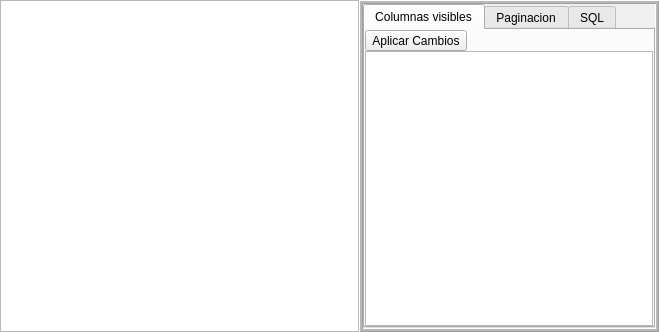
<ui version="4.0" >
 <author></author>
 <comment></comment>
 <exportmacro></exportmacro>
 <class>SubForm3Base</class>
 <widget class="QWidget" name="SubForm3Base" >
  <property name="geometry" >
   <rect>
    <x>0</x>
    <y>0</y>
    <width>659</width>
    <height>332</height>
   </rect>
  </property>
  <property name="windowTitle" >
   <string>Configuracion Subformularios</string>
  </property>
  <layout class="QHBoxLayout" >
   <property name="margin" >
    <number>0</number>
   </property>
   <property name="spacing" >
    <number>0</number>
   </property>
   <item>
    <widget class="QTableWidget2" name="mui_list" >
     <property name="sizePolicy" >
      <sizepolicy>
       <hsizetype>5</hsizetype>
       <vsizetype>7</vsizetype>
       <horstretch>0</horstretch>
       <verstretch>0</verstretch>
      </sizepolicy>
     </property>
     <property name="editTriggers" >
      <set>QAbstractItemView::AllEditTriggers</set>
     </property>
    </widget>
   </item>
   <item>
    <widget class="QFrame" name="mui_configurador" >
     <property name="sizePolicy" >
      <sizepolicy>
       <hsizetype>5</hsizetype>
       <vsizetype>5</vsizetype>
       <horstretch>0</horstretch>
       <verstretch>0</verstretch>
      </sizepolicy>
     </property>
     <property name="maximumSize" >
      <size>
       <width>300</width>
       <height>16777215</height>
      </size>
     </property>
     <property name="autoFillBackground" >
      <bool>true</bool>
     </property>
     <property name="frameShape" >
      <enum>QFrame::Box</enum>
     </property>
     <property name="frameShadow" >
      <enum>QFrame::Raised</enum>
     </property>
     <property name="midLineWidth" >
      <number>2</number>
     </property>
     <layout class="QHBoxLayout" >
      <property name="margin" >
       <number>0</number>
      </property>
      <property name="spacing" >
       <number>0</number>
      </property>
      <item>
       <widget class="QTabWidget" name="mui_selectorsubform3" >
        <property name="sizePolicy" >
         <sizepolicy>
          <hsizetype>5</hsizetype>
          <vsizetype>7</vsizetype>
          <horstretch>0</horstretch>
          <verstretch>0</verstretch>
         </sizepolicy>
        </property>
        <property name="toolTip" >
         <string/>
        </property>
        <property name="layoutDirection" >
         <enum>Qt::LeftToRight</enum>
        </property>
        <property name="currentIndex" >
         <number>0</number>
        </property>
        <widget class="QWidget" name="tab1" >
         <attribute name="title" >
          <string>Columnas visibles</string>
         </attribute>
         <layout class="QVBoxLayout" >
          <property name="margin" >
           <number>0</number>
          </property>
          <property name="spacing" >
           <number>0</number>
          </property>
          <item>
           <widget class="QToolButton" name="mui_confcol" >
            <property name="text" >
             <string>Aplicar Cambios</string>
            </property>
            <property name="icon" >
             <iconset resource="../bulmages.qrc" >:/Genericos32x32/images/pendientes/i_reload.png</iconset>
            </property>
            <property name="toolButtonStyle" >
             <enum>Qt::ToolButtonTextBesideIcon</enum>
            </property>
           </widget>
          </item>
          <item>
           <widget class="QTableWidget" name="mui_listcolumnas" >
            <property name="selectionMode" >
             <enum>QAbstractItemView::SingleSelection</enum>
            </property>
           </widget>
          </item>
         </layout>
        </widget>
        <widget class="QWidget" name="tab2" >
         <attribute name="title" >
          <string>Paginacion</string>
         </attribute>
         <layout class="QVBoxLayout" >
          <property name="margin" >
           <number>0</number>
          </property>
          <property name="spacing" >
           <number>0</number>
          </property>
          <item>
           <layout class="QHBoxLayout" >
            <property name="margin" >
             <number>0</number>
            </property>
            <property name="spacing" >
             <number>6</number>
            </property>
            <item>
             <widget class="QToolButton" name="mui_appag" >
              <property name="text" >
               <string>Aplicar Cambios</string>
              </property>
              <property name="icon" >
               <iconset resource="../bulmages.qrc" >:/Genericos32x32/images/pendientes/i_reload.png</iconset>
              </property>
              <property name="toolButtonStyle" >
               <enum>Qt::ToolButtonTextBesideIcon</enum>
              </property>
             </widget>
            </item>
            <item>
             <spacer>
              <property name="orientation" >
               <enum>Qt::Horizontal</enum>
              </property>
              <property name="sizeHint" >
               <size>
                <width>40</width>
                <height>20</height>
               </size>
              </property>
             </spacer>
            </item>
           </layout>
          </item>
          <item>
           <layout class="QVBoxLayout" >
            <property name="margin" >
             <number>0</number>
            </property>
            <property name="spacing" >
             <number>6</number>
            </property>
            <item>
             <layout class="QGridLayout" >
              <property name="margin" >
               <number>0</number>
              </property>
              <property name="spacing" >
               <number>6</number>
              </property>
              <item row="2" column="0" >
               <widget class="QLabel" name="label_3" >
                <property name="text" >
                 <string>Total filas:</string>
                </property>
               </widget>
              </item>
              <item row="0" column="0" >
               <widget class="QLabel" name="label" >
                <property name="text" >
                 <string>Filas por pagina:</string>
                </property>
               </widget>
              </item>
              <item row="1" column="0" >
               <widget class="QLabel" name="label_2" >
                <property name="text" >
                 <string>Pagina actual:</string>
                </property>
               </widget>
              </item>
              <item row="2" column="1" >
               <widget class="QLineEdit" name="mui_numfilas" >
                <property name="palette" >
                 <palette>
                  <active>
                   <color>
                    <red>0</red>
                    <green>0</green>
                    <blue>0</blue>
                   </color>
                   <color>
                    <red>221</red>
                    <green>223</green>
                    <blue>228</blue>
                   </color>
                   <color>
                    <red>255</red>
                    <green>255</green>
                    <blue>255</blue>
                   </color>
                   <color>
                    <red>238</red>
                    <green>239</green>
                    <blue>241</blue>
                   </color>
                   <color>
                    <red>110</red>
                    <green>111</green>
                    <blue>114</blue>
                   </color>
                   <color>
                    <red>147</red>
                    <green>149</green>
                    <blue>152</blue>
                   </color>
                   <color>
                    <red>0</red>
                    <green>0</green>
                    <blue>0</blue>
                   </color>
                   <color>
                    <red>255</red>
                    <green>255</green>
                    <blue>255</blue>
                   </color>
                   <color>
                    <red>0</red>
                    <green>0</green>
                    <blue>0</blue>
                   </color>
                   <color>
                    <red>221</red>
                    <green>223</green>
                    <blue>228</blue>
                   </color>
                   <color>
                    <red>221</red>
                    <green>223</green>
                    <blue>228</blue>
                   </color>
                   <color>
                    <red>0</red>
                    <green>0</green>
                    <blue>0</blue>
                   </color>
                   <color>
                    <red>103</red>
                    <green>141</green>
                    <blue>178</blue>
                   </color>
                   <color>
                    <red>255</red>
                    <green>255</green>
                    <blue>255</blue>
                   </color>
                   <color>
                    <red>0</red>
                    <green>0</green>
                    <blue>238</blue>
                   </color>
                   <color>
                    <red>82</red>
                    <green>24</green>
                    <blue>139</blue>
                   </color>
                   <color>
                    <red>238</red>
                    <green>239</green>
                    <blue>241</blue>
                   </color>
                  </active>
                  <inactive>
                   <color>
                    <red>0</red>
                    <green>0</green>
                    <blue>0</blue>
                   </color>
                   <color>
                    <red>221</red>
                    <green>223</green>
                    <blue>228</blue>
                   </color>
                   <color>
                    <red>255</red>
                    <green>255</green>
                    <blue>255</blue>
                   </color>
                   <color>
                    <red>238</red>
                    <green>239</green>
                    <blue>241</blue>
                   </color>
                   <color>
                    <red>110</red>
                    <green>111</green>
                    <blue>114</blue>
                   </color>
                   <color>
                    <red>147</red>
                    <green>149</green>
                    <blue>152</blue>
                   </color>
                   <color>
                    <red>0</red>
                    <green>0</green>
                    <blue>0</blue>
                   </color>
                   <color>
                    <red>255</red>
                    <green>255</green>
                    <blue>255</blue>
                   </color>
                   <color>
                    <red>0</red>
                    <green>0</green>
                    <blue>0</blue>
                   </color>
                   <color>
                    <red>221</red>
                    <green>223</green>
                    <blue>228</blue>
                   </color>
                   <color>
                    <red>221</red>
                    <green>223</green>
                    <blue>228</blue>
                   </color>
                   <color>
                    <red>0</red>
                    <green>0</green>
                    <blue>0</blue>
                   </color>
                   <color>
                    <red>103</red>
                    <green>141</green>
                    <blue>178</blue>
                   </color>
                   <color>
                    <red>255</red>
                    <green>255</green>
                    <blue>255</blue>
                   </color>
                   <color>
                    <red>0</red>
                    <green>0</green>
                    <blue>238</blue>
                   </color>
                   <color>
                    <red>82</red>
                    <green>24</green>
                    <blue>139</blue>
                   </color>
                   <color>
                    <red>238</red>
                    <green>239</green>
                    <blue>241</blue>
                   </color>
                  </inactive>
                  <disabled>
                   <color>
                    <red>110</red>
                    <green>111</green>
                    <blue>114</blue>
                   </color>
                   <color>
                    <red>221</red>
                    <green>223</green>
                    <blue>228</blue>
                   </color>
                   <color>
                    <red>255</red>
                    <green>255</green>
                    <blue>255</blue>
                   </color>
                   <color>
                    <red>238</red>
                    <green>239</green>
                    <blue>241</blue>
                   </color>
                   <color>
                    <red>110</red>
                    <green>111</green>
                    <blue>114</blue>
                   </color>
                   <color>
                    <red>147</red>
                    <green>149</green>
                    <blue>152</blue>
                   </color>
                   <color>
                    <red>110</red>
                    <green>111</green>
                    <blue>114</blue>
                   </color>
                   <color>
                    <red>255</red>
                    <green>255</green>
                    <blue>255</blue>
                   </color>
                   <color>
                    <red>110</red>
                    <green>111</green>
                    <blue>114</blue>
                   </color>
                   <color>
                    <red>221</red>
                    <green>223</green>
                    <blue>228</blue>
                   </color>
                   <color>
                    <red>221</red>
                    <green>223</green>
                    <blue>228</blue>
                   </color>
                   <color>
                    <red>0</red>
                    <green>0</green>
                    <blue>0</blue>
                   </color>
                   <color>
                    <red>86</red>
                    <green>117</green>
                    <blue>148</blue>
                   </color>
                   <color>
                    <red>255</red>
                    <green>255</green>
                    <blue>255</blue>
                   </color>
                   <color>
                    <red>0</red>
                    <green>0</green>
                    <blue>238</blue>
                   </color>
                   <color>
                    <red>82</red>
                    <green>24</green>
                    <blue>139</blue>
                   </color>
                   <color>
                    <red>238</red>
                    <green>239</green>
                    <blue>241</blue>
                   </color>
                  </disabled>
                 </palette>
                </property>
                <property name="readOnly" >
                 <bool>true</bool>
                </property>
               </widget>
              </item>
              <item row="1" column="1" >
               <widget class="QSpinBox" name="mui_paginaact" >
                <property name="maximum" >
                 <number>999</number>
                </property>
                <property name="minimum" >
                 <number>1</number>
                </property>
                <property name="value" >
                 <number>1</number>
                </property>
               </widget>
              </item>
              <item row="3" column="1" >
               <widget class="QLineEdit" name="mui_numpaginas" >
                <property name="palette" >
                 <palette>
                  <active>
                   <color>
                    <red>0</red>
                    <green>0</green>
                    <blue>0</blue>
                   </color>
                   <color>
                    <red>221</red>
                    <green>223</green>
                    <blue>228</blue>
                   </color>
                   <color>
                    <red>255</red>
                    <green>255</green>
                    <blue>255</blue>
                   </color>
                   <color>
                    <red>255</red>
                    <green>255</green>
                    <blue>255</blue>
                   </color>
                   <color>
                    <red>85</red>
                    <green>85</green>
                    <blue>85</blue>
                   </color>
                   <color>
                    <red>199</red>
                    <green>199</green>
                    <blue>199</blue>
                   </color>
                   <color>
                    <red>0</red>
                    <green>0</green>
                    <blue>0</blue>
                   </color>
                   <color>
                    <red>255</red>
                    <green>255</green>
                    <blue>255</blue>
                   </color>
                   <color>
                    <red>0</red>
                    <green>0</green>
                    <blue>0</blue>
                   </color>
                   <color>
                    <red>221</red>
                    <green>223</green>
                    <blue>228</blue>
                   </color>
                   <color>
                    <red>239</red>
                    <green>239</green>
                    <blue>239</blue>
                   </color>
                   <color>
                    <red>0</red>
                    <green>0</green>
                    <blue>0</blue>
                   </color>
                   <color>
                    <red>103</red>
                    <green>141</green>
                    <blue>178</blue>
                   </color>
                   <color>
                    <red>255</red>
                    <green>255</green>
                    <blue>255</blue>
                   </color>
                   <color>
                    <red>0</red>
                    <green>0</green>
                    <blue>238</blue>
                   </color>
                   <color>
                    <red>82</red>
                    <green>24</green>
                    <blue>139</blue>
                   </color>
                   <color>
                    <red>232</red>
                    <green>232</green>
                    <blue>232</blue>
                   </color>
                  </active>
                  <inactive>
                   <color>
                    <red>0</red>
                    <green>0</green>
                    <blue>0</blue>
                   </color>
                   <color>
                    <red>221</red>
                    <green>223</green>
                    <blue>228</blue>
                   </color>
                   <color>
                    <red>255</red>
                    <green>255</green>
                    <blue>255</blue>
                   </color>
                   <color>
                    <red>255</red>
                    <green>255</green>
                    <blue>255</blue>
                   </color>
                   <color>
                    <red>85</red>
                    <green>85</green>
                    <blue>85</blue>
                   </color>
                   <color>
                    <red>199</red>
                    <green>199</green>
                    <blue>199</blue>
                   </color>
                   <color>
                    <red>0</red>
                    <green>0</green>
                    <blue>0</blue>
                   </color>
                   <color>
                    <red>255</red>
                    <green>255</green>
                    <blue>255</blue>
                   </color>
                   <color>
                    <red>0</red>
                    <green>0</green>
                    <blue>0</blue>
                   </color>
                   <color>
                    <red>221</red>
                    <green>223</green>
                    <blue>228</blue>
                   </color>
                   <color>
                    <red>239</red>
                    <green>239</green>
                    <blue>239</blue>
                   </color>
                   <color>
                    <red>0</red>
                    <green>0</green>
                    <blue>0</blue>
                   </color>
                   <color>
                    <red>103</red>
                    <green>141</green>
                    <blue>178</blue>
                   </color>
                   <color>
                    <red>255</red>
                    <green>255</green>
                    <blue>255</blue>
                   </color>
                   <color>
                    <red>0</red>
                    <green>0</green>
                    <blue>238</blue>
                   </color>
                   <color>
                    <red>82</red>
                    <green>24</green>
                    <blue>139</blue>
                   </color>
                   <color>
                    <red>232</red>
                    <green>232</green>
                    <blue>232</blue>
                   </color>
                  </inactive>
                  <disabled>
                   <color>
                    <red>128</red>
                    <green>128</green>
                    <blue>128</blue>
                   </color>
                   <color>
                    <red>221</red>
                    <green>223</green>
                    <blue>228</blue>
                   </color>
                   <color>
                    <red>255</red>
                    <green>255</green>
                    <blue>255</blue>
                   </color>
                   <color>
                    <red>255</red>
                    <green>255</green>
                    <blue>255</blue>
                   </color>
                   <color>
                    <red>85</red>
                    <green>85</green>
                    <blue>85</blue>
                   </color>
                   <color>
                    <red>199</red>
                    <green>199</green>
                    <blue>199</blue>
                   </color>
                   <color>
                    <red>199</red>
                    <green>199</green>
                    <blue>199</blue>
                   </color>
                   <color>
                    <red>255</red>
                    <green>255</green>
                    <blue>255</blue>
                   </color>
                   <color>
                    <red>128</red>
                    <green>128</green>
                    <blue>128</blue>
                   </color>
                   <color>
                    <red>239</red>
                    <green>239</green>
                    <blue>239</blue>
                   </color>
                   <color>
                    <red>239</red>
                    <green>239</green>
                    <blue>239</blue>
                   </color>
                   <color>
                    <red>0</red>
                    <green>0</green>
                    <blue>0</blue>
                   </color>
                   <color>
                    <red>86</red>
                    <green>117</green>
                    <blue>148</blue>
                   </color>
                   <color>
                    <red>255</red>
                    <green>255</green>
                    <blue>255</blue>
                   </color>
                   <color>
                    <red>0</red>
                    <green>0</green>
                    <blue>238</blue>
                   </color>
                   <color>
                    <red>82</red>
                    <green>24</green>
                    <blue>139</blue>
                   </color>
                   <color>
                    <red>232</red>
                    <green>232</green>
                    <blue>232</blue>
                   </color>
                  </disabled>
                 </palette>
                </property>
                <property name="readOnly" >
                 <bool>true</bool>
                </property>
               </widget>
              </item>
              <item row="3" column="0" >
               <widget class="QLabel" name="label_4" >
                <property name="text" >
                 <string>Total paginas:</string>
                </property>
               </widget>
              </item>
              <item row="0" column="1" >
               <widget class="QSpinBox" name="mui_filaspagina" >
                <property name="maximum" >
                 <number>999</number>
                </property>
                <property name="minimum" >
                 <number>0</number>
                </property>
                <property name="value" >
                 <number>0</number>
                </property>
               </widget>
              </item>
             </layout>
            </item>
            <item>
             <spacer>
              <property name="orientation" >
               <enum>Qt::Vertical</enum>
              </property>
              <property name="sizeHint" >
               <size>
                <width>20</width>
                <height>40</height>
               </size>
              </property>
             </spacer>
            </item>
           </layout>
          </item>
          <item>
           <layout class="QHBoxLayout" >
            <property name="margin" >
             <number>0</number>
            </property>
            <property name="spacing" >
             <number>6</number>
            </property>
            <item>
             <widget class="QPushButton" name="mui_paganterior" >
              <property name="text" >
               <string>Pagina anterior</string>
              </property>
             </widget>
            </item>
            <item>
             <spacer>
              <property name="orientation" >
               <enum>Qt::Horizontal</enum>
              </property>
              <property name="sizeHint" >
               <size>
                <width>40</width>
                <height>20</height>
               </size>
              </property>
             </spacer>
            </item>
            <item>
             <widget class="QPushButton" name="mui_pagsiguiente" >
              <property name="text" >
               <string>Pagina siguiente</string>
              </property>
             </widget>
            </item>
           </layout>
          </item>
         </layout>
        </widget>
        <widget class="QWidget" name="tab3" >
         <attribute name="title" >
          <string>SQL</string>
         </attribute>
         <layout class="QVBoxLayout" >
          <property name="margin" >
           <number>0</number>
          </property>
          <property name="spacing" >
           <number>0</number>
          </property>
          <item>
           <widget class="QLabel" name="label_5" >
            <property name="palette" >
             <palette>
              <active>
               <color>
                <red>0</red>
                <green>0</green>
                <blue>0</blue>
               </color>
               <color>
                <red>255</red>
                <green>0</green>
                <blue>0</blue>
               </color>
               <color>
                <red>255</red>
                <green>127</green>
                <blue>127</blue>
               </color>
               <color>
                <red>255</red>
                <green>63</green>
                <blue>63</blue>
               </color>
               <color>
                <red>127</red>
                <green>0</green>
                <blue>0</blue>
               </color>
               <color>
                <red>170</red>
                <green>0</green>
                <blue>0</blue>
               </color>
               <color>
                <red>0</red>
                <green>0</green>
                <blue>0</blue>
               </color>
               <color>
                <red>255</red>
                <green>255</green>
                <blue>255</blue>
               </color>
               <color>
                <red>0</red>
                <green>0</green>
                <blue>0</blue>
               </color>
               <color>
                <red>255</red>
                <green>255</green>
                <blue>255</blue>
               </color>
               <color>
                <red>255</red>
                <green>0</green>
                <blue>0</blue>
               </color>
               <color>
                <red>0</red>
                <green>0</green>
                <blue>0</blue>
               </color>
               <color>
                <red>103</red>
                <green>141</green>
                <blue>178</blue>
               </color>
               <color>
                <red>255</red>
                <green>255</green>
                <blue>255</blue>
               </color>
               <color>
                <red>0</red>
                <green>0</green>
                <blue>238</blue>
               </color>
               <color>
                <red>82</red>
                <green>24</green>
                <blue>139</blue>
               </color>
               <color>
                <red>255</red>
                <green>63</green>
                <blue>63</blue>
               </color>
              </active>
              <inactive>
               <color>
                <red>0</red>
                <green>0</green>
                <blue>0</blue>
               </color>
               <color>
                <red>255</red>
                <green>0</green>
                <blue>0</blue>
               </color>
               <color>
                <red>255</red>
                <green>127</green>
                <blue>127</blue>
               </color>
               <color>
                <red>255</red>
                <green>63</green>
                <blue>63</blue>
               </color>
               <color>
                <red>127</red>
                <green>0</green>
                <blue>0</blue>
               </color>
               <color>
                <red>170</red>
                <green>0</green>
                <blue>0</blue>
               </color>
               <color>
                <red>0</red>
                <green>0</green>
                <blue>0</blue>
               </color>
               <color>
                <red>255</red>
                <green>255</green>
                <blue>255</blue>
               </color>
               <color>
                <red>0</red>
                <green>0</green>
                <blue>0</blue>
               </color>
               <color>
                <red>255</red>
                <green>255</green>
                <blue>255</blue>
               </color>
               <color>
                <red>255</red>
                <green>0</green>
                <blue>0</blue>
               </color>
               <color>
                <red>0</red>
                <green>0</green>
                <blue>0</blue>
               </color>
               <color>
                <red>103</red>
                <green>141</green>
                <blue>178</blue>
               </color>
               <color>
                <red>255</red>
                <green>255</green>
                <blue>255</blue>
               </color>
               <color>
                <red>0</red>
                <green>0</green>
                <blue>238</blue>
               </color>
               <color>
                <red>82</red>
                <green>24</green>
                <blue>139</blue>
               </color>
               <color>
                <red>255</red>
                <green>63</green>
                <blue>63</blue>
               </color>
              </inactive>
              <disabled>
               <color>
                <red>127</red>
                <green>0</green>
                <blue>0</blue>
               </color>
               <color>
                <red>255</red>
                <green>0</green>
                <blue>0</blue>
               </color>
               <color>
                <red>255</red>
                <green>127</green>
                <blue>127</blue>
               </color>
               <color>
                <red>255</red>
                <green>63</green>
                <blue>63</blue>
               </color>
               <color>
                <red>127</red>
                <green>0</green>
                <blue>0</blue>
               </color>
               <color>
                <red>170</red>
                <green>0</green>
                <blue>0</blue>
               </color>
               <color>
                <red>127</red>
                <green>0</green>
                <blue>0</blue>
               </color>
               <color>
                <red>255</red>
                <green>255</green>
                <blue>255</blue>
               </color>
               <color>
                <red>127</red>
                <green>0</green>
                <blue>0</blue>
               </color>
               <color>
                <red>255</red>
                <green>0</green>
                <blue>0</blue>
               </color>
               <color>
                <red>255</red>
                <green>0</green>
                <blue>0</blue>
               </color>
               <color>
                <red>0</red>
                <green>0</green>
                <blue>0</blue>
               </color>
               <color>
                <red>86</red>
                <green>117</green>
                <blue>148</blue>
               </color>
               <color>
                <red>255</red>
                <green>255</green>
                <blue>255</blue>
               </color>
               <color>
                <red>0</red>
                <green>0</green>
                <blue>238</blue>
               </color>
               <color>
                <red>82</red>
                <green>24</green>
                <blue>139</blue>
               </color>
               <color>
                <red>255</red>
                <green>63</green>
                <blue>63</blue>
               </color>
              </disabled>
             </palette>
            </property>
            <property name="autoFillBackground" >
             <bool>true</bool>
            </property>
            <property name="text" >
             <string>¡Opcion reservada a expertos!</string>
            </property>
            <property name="alignment" >
             <set>Qt::AlignCenter</set>
            </property>
           </widget>
          </item>
          <item>
           <widget class="QTextEdit" name="mui_query" >
            <property name="palette" >
             <palette>
              <active>
               <color>
                <red>0</red>
                <green>0</green>
                <blue>0</blue>
               </color>
               <color>
                <red>221</red>
                <green>223</green>
                <blue>228</blue>
               </color>
               <color>
                <red>255</red>
                <green>255</green>
                <blue>255</blue>
               </color>
               <color>
                <red>255</red>
                <green>255</green>
                <blue>255</blue>
               </color>
               <color>
                <red>85</red>
                <green>85</green>
                <blue>85</blue>
               </color>
               <color>
                <red>199</red>
                <green>199</green>
                <blue>199</blue>
               </color>
               <color>
                <red>0</red>
                <green>0</green>
                <blue>0</blue>
               </color>
               <color>
                <red>255</red>
                <green>255</green>
                <blue>255</blue>
               </color>
               <color>
                <red>0</red>
                <green>0</green>
                <blue>0</blue>
               </color>
               <color>
                <red>255</red>
                <green>131</green>
                <blue>131</blue>
               </color>
               <color>
                <red>239</red>
                <green>239</green>
                <blue>239</blue>
               </color>
               <color>
                <red>0</red>
                <green>0</green>
                <blue>0</blue>
               </color>
               <color>
                <red>103</red>
                <green>141</green>
                <blue>178</blue>
               </color>
               <color>
                <red>255</red>
                <green>255</green>
                <blue>255</blue>
               </color>
               <color>
                <red>0</red>
                <green>0</green>
                <blue>238</blue>
               </color>
               <color>
                <red>82</red>
                <green>24</green>
                <blue>139</blue>
               </color>
               <color>
                <red>232</red>
                <green>232</green>
                <blue>232</blue>
               </color>
              </active>
              <inactive>
               <color>
                <red>0</red>
                <green>0</green>
                <blue>0</blue>
               </color>
               <color>
                <red>221</red>
                <green>223</green>
                <blue>228</blue>
               </color>
               <color>
                <red>255</red>
                <green>255</green>
                <blue>255</blue>
               </color>
               <color>
                <red>255</red>
                <green>255</green>
                <blue>255</blue>
               </color>
               <color>
                <red>85</red>
                <green>85</green>
                <blue>85</blue>
               </color>
               <color>
                <red>199</red>
                <green>199</green>
                <blue>199</blue>
               </color>
               <color>
                <red>0</red>
                <green>0</green>
                <blue>0</blue>
               </color>
               <color>
                <red>255</red>
                <green>255</green>
                <blue>255</blue>
               </color>
               <color>
                <red>0</red>
                <green>0</green>
                <blue>0</blue>
               </color>
               <color>
                <red>255</red>
                <green>131</green>
                <blue>131</blue>
               </color>
               <color>
                <red>239</red>
                <green>239</green>
                <blue>239</blue>
               </color>
               <color>
                <red>0</red>
                <green>0</green>
                <blue>0</blue>
               </color>
               <color>
                <red>103</red>
                <green>141</green>
                <blue>178</blue>
               </color>
               <color>
                <red>255</red>
                <green>255</green>
                <blue>255</blue>
               </color>
               <color>
                <red>0</red>
                <green>0</green>
                <blue>238</blue>
               </color>
               <color>
                <red>82</red>
                <green>24</green>
                <blue>139</blue>
               </color>
               <color>
                <red>232</red>
                <green>232</green>
                <blue>232</blue>
               </color>
              </inactive>
              <disabled>
               <color>
                <red>128</red>
                <green>128</green>
                <blue>128</blue>
               </color>
               <color>
                <red>221</red>
                <green>223</green>
                <blue>228</blue>
               </color>
               <color>
                <red>255</red>
                <green>255</green>
                <blue>255</blue>
               </color>
               <color>
                <red>255</red>
                <green>255</green>
                <blue>255</blue>
               </color>
               <color>
                <red>85</red>
                <green>85</green>
                <blue>85</blue>
               </color>
               <color>
                <red>199</red>
                <green>199</green>
                <blue>199</blue>
               </color>
               <color>
                <red>199</red>
                <green>199</green>
                <blue>199</blue>
               </color>
               <color>
                <red>255</red>
                <green>255</green>
                <blue>255</blue>
               </color>
               <color>
                <red>128</red>
                <green>128</green>
                <blue>128</blue>
               </color>
               <color>
                <red>239</red>
                <green>239</green>
                <blue>239</blue>
               </color>
               <color>
                <red>239</red>
                <green>239</green>
                <blue>239</blue>
               </color>
               <color>
                <red>0</red>
                <green>0</green>
                <blue>0</blue>
               </color>
               <color>
                <red>86</red>
                <green>117</green>
                <blue>148</blue>
               </color>
               <color>
                <red>255</red>
                <green>255</green>
                <blue>255</blue>
               </color>
               <color>
                <red>0</red>
                <green>0</green>
                <blue>238</blue>
               </color>
               <color>
                <red>82</red>
                <green>24</green>
                <blue>139</blue>
               </color>
               <color>
                <red>232</red>
                <green>232</green>
                <blue>232</blue>
               </color>
              </disabled>
             </palette>
            </property>
            <property name="font" >
             <font>
              <family>Sans Serif</family>
              <pointsize>12</pointsize>
              <weight>50</weight>
              <italic>false</italic>
              <bold>false</bold>
              <underline>false</underline>
              <strikeout>false</strikeout>
             </font>
            </property>
            <property name="cursor" >
             <cursor>4</cursor>
            </property>
            <property name="contextMenuPolicy" >
             <enum>Qt::NoContextMenu</enum>
            </property>
            <property name="acceptDrops" >
             <bool>false</bool>
            </property>
            <property name="toolTip" >
             <string>Escriba aqui la consulta SQL</string>
            </property>
            <property name="autoFormatting" >
             <set>QTextEdit::AutoAll</set>
            </property>
            <property name="tabChangesFocus" >
             <bool>true</bool>
            </property>
            <property name="documentTitle" >
             <string comment="Consulta SQL" >Query</string>
            </property>
            <property name="readOnly" >
             <bool>false</bool>
            </property>
            <property name="acceptRichText" >
             <bool>false</bool>
            </property>
           </widget>
          </item>
          <item>
           <widget class="QToolButton" name="mui_confquery" >
            <property name="sizePolicy" >
             <sizepolicy>
              <hsizetype>7</hsizetype>
              <vsizetype>0</vsizetype>
              <horstretch>0</horstretch>
              <verstretch>0</verstretch>
             </sizepolicy>
            </property>
            <property name="text" >
             <string>Ejecutar consulta</string>
            </property>
            <property name="icon" >
             <iconset/>
            </property>
            <property name="toolButtonStyle" >
             <enum>Qt::ToolButtonTextOnly</enum>
            </property>
           </widget>
          </item>
         </layout>
        </widget>
       </widget>
      </item>
     </layout>
    </widget>
   </item>
  </layout>
 </widget>
 <pixmapfunction></pixmapfunction>
 <customwidgets>
  <customwidget>
   <class>QTableWidget2</class>
   <extends>QTableWidget</extends>
   <header>qtable2.h</header>
   <container>0</container>
   <pixmap></pixmap>
  </customwidget>
 </customwidgets>
 <resources>
  <include location="../bulmages.qrc" />
 </resources>
 <connections/>
</ui>
